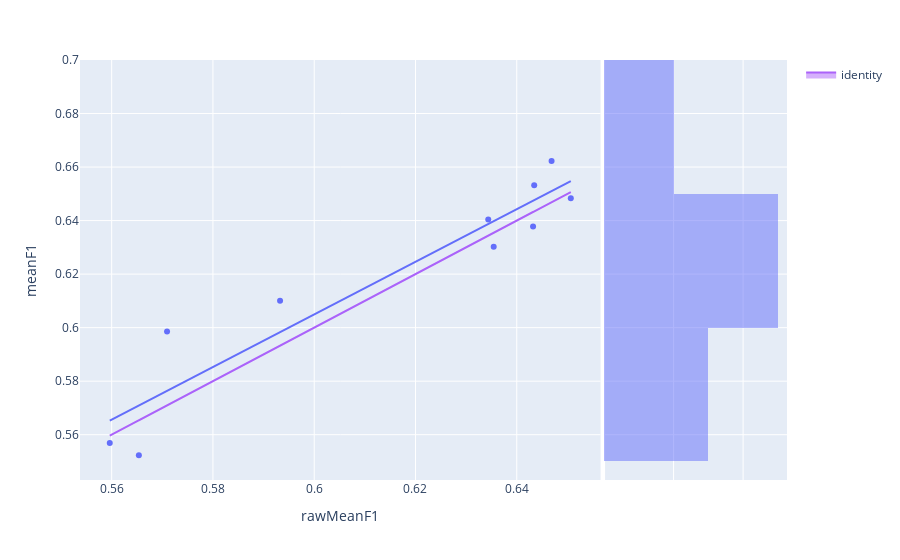

Source (notebook cell):
### Code cell
fig=px.scatter(hyperExperimentModels_first[0],x='rawMeanF1',y='meanF1', marginal_y="histogram",trendline='ols',hover_name='modelId')
fig.add_trace(
    go.Scatter(x=hyperExperimentModels_first[0]['rawMeanF1'], y=hyperExperimentModels_first[0]['rawMeanF1'], name="identity", mode='lines',fill="toself")
)
fig.show()

### Figure 1 — Plotly figure (JSON) as saved in the notebook; plotly's stock layout.template omitted (floating-point values rounded to 4 significant figures)
{"data": [{"hovertemplate": "<b>%{hovertext}</b><br><br>rawMeanF1=%{x}<br>meanF1=%{y}<extra></extra>", "hovertext": ["1623c979-486c-4f45-ba54-dbbac3770588", "f8abeec1-7d46-4573-8a01-7827b8584472", "c556cd55-5f8b-420c-b6b2-0ca323bee5df", "b9ca9323-c013-423a-8b12-a893e0a8be97", "e31d0f92-1914-4bb5-9156-f9101fe1307c", "6fd86953-d3aa-4c9c-8069-b22b951dce3f", "87913851-d47b-4963-b2fa-1c65d7aec5a1", "0f0da0b8-d512-47b2-808a-c92b1d073468", "006d0918-7072-4365-953e-4b399728048d", "ca54dd96-c49f-4680-a78d-2aabf3059e5c"], "legendgroup": "", "marker": {"color": "#636efa", "symbol": "circle"}, "mode": "markers", "name": "", "orientation": "v", "showlegend": false, "type": "scatter", "x": [0.6432, 0.6354, 0.5709, 0.5596, 0.6469, 0.6507, 0.6344, 0.6434, 0.5933, 0.5654], "xaxis": "x", "y": [0.6378, 0.6302, 0.5986, 0.5569, 0.6622, 0.6484, 0.6404, 0.6532, 0.6101, 0.5523], "yaxis": "y"}, {"alignmentgroup": "True", "bingroup": "y", "hovertemplate": "meanF1=%{y}<br>count=%{x}<extra></extra>", "legendgroup": "", "marker": {"color": "#636efa"}, "name": "", "offsetgroup": "", "opacity": 0.5, "showlegend": false, "type": "histogram", "xaxis": "x2", "y": [0.6378, 0.6302, 0.5986, 0.5569, 0.6622, 0.6484, 0.6404, 0.6532, 0.6101, 0.5523], "yaxis": "y2"}, {"hovertemplate": "<b>OLS trendline</b><br>meanF1 = 0.983 * rawMeanF1 + 0.0151356<br>R<sup>2</sup>=0.895034<br><br>rawMeanF1=%{x}<br>meanF1=%{y} <b>(trend)</b><extra></extra>", "legendgroup": "", "marker": {"color": "#636efa", "symbol": "circle"}, "mode": "lines", "name": "", "showlegend": false, "type": "scatter", "x": [0.5596, 0.5654, 0.5709, 0.5933, 0.6344, 0.6354, 0.6432, 0.6434, 0.6469, 0.6507], "xaxis": "x", "y": [0.5652, 0.5709, 0.5764, 0.5983, 0.6387, 0.6398, 0.6474, 0.6476, 0.651, 0.6547], "yaxis": "y"}, {"fill": "toself", "mode": "lines", "name": "identity", "type": "scatter", "x": [0.6432, 0.6354, 0.5709, 0.5596, 0.6469, 0.6507, 0.6344, 0.6434, 0.5933, 0.5654], "y": [0.6432, 0.6354, 0.5709, 0.5596, 0.6469, 0.6507, 0.6344, 0.6434, 0.5933, 0.5654]}], "layout": {"barmode": "overlay", "legend": {"tracegroupgap": 0}, "margin": {"t": 60}, "xaxis": {"anchor": "y", "domain": [0, 0.7363], "title": {"text": "rawMeanF1"}}, "xaxis2": {"anchor": "y2", "domain": [0.7413, 1], "matches": "x2", "showgrid": true, "showline": false, "showticklabels": false, "ticks": ""}, "yaxis": {"anchor": "x", "domain": [0, 1], "title": {"text": "meanF1"}}, "yaxis2": {"anchor": "x2", "domain": [0, 1], "matches": "y", "showgrid": true, "showticklabels": false}}}
